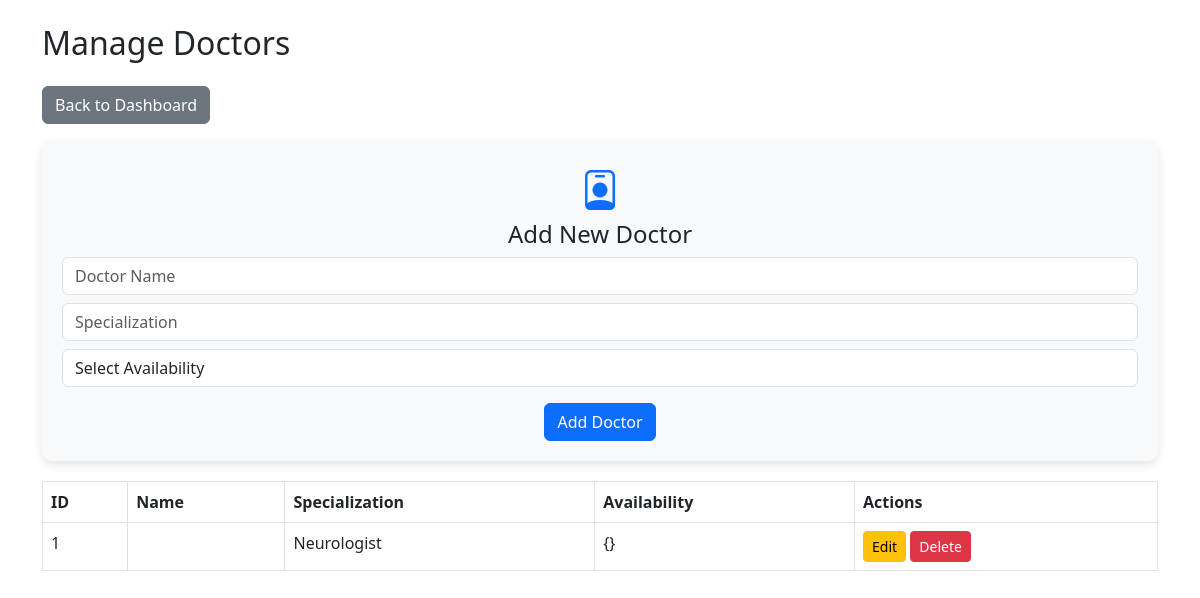
Page /admin/doctor/manage (signed in) on the earlier database version.
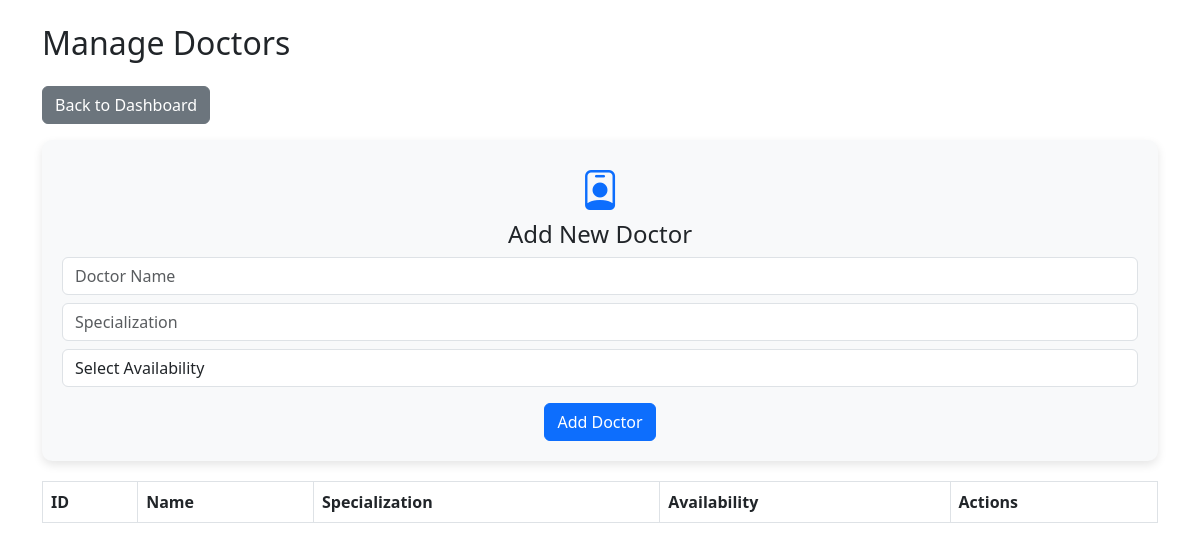
Same page on the later database version.
### app.py (models this page shows)
class DoctorProfile(db.Model):
    id = db.Column(db.Integer, primary_key=True)
    specialization = db.Column(db.String(100), nullable=False)
    availability = db.Column(db.Text, default='{}')  # JSON string
    user_id = db.Column(db.Integer, db.ForeignKey('user.id'), unique=True)

### app.py (the view)
@app.route("/admin/doctor/manage")
@login_required
def manage_doctors():
    if current_user.role != "admin":
        abort(403)
    doctors = DoctorProfile.query.all()
    return render_template("manage_doctors.html", doctors=doctors)

### app.py (called while the page is built)
@login_manager.user_loader
def load_user(user_id):
    return User.query.get(int(user_id))

@app.context_processor
def inject_user():
    return dict(current_user=current_user, now=datetime.now())

### templates/manage_doctors.html (shortened to what this page needs)
<!DOCTYPE html>
<html lang="en">
<head>
    <link href="https://cdn.jsdelivr.net/npm/bootstrap@5.3.0/dist/css/bootstrap.min.css" rel="stylesheet">
    <link href="https://cdn.jsdelivr.net/npm/bootstrap-icons@1.10.5/font/bootstrap-icons.css" rel="stylesheet">
</head>
<body>
<div class="container mt-4">
    <h2 class="mb-4">Manage Doctors</h2>
    <a href="{{ url_for('admin_dashboard') }}" class="btn btn-secondary mb-3">Back to Dashboard</a>
    <div class="dashboard-card bg-light">
        <i class="bi bi-person-badge"></i>
        <h4>Add New Doctor</h4>
        <form method="POST" action="{{ url_for('add_doctor') }}">
            <div class="mb-2">
                <input type="text" name="name" class="form-control" placeholder="Doctor Name" required>
            </div>
            <div class="mb-2">
                <input type="text" name="specialization" class="form-control" placeholder="Specialization" required>
            </div>
            <div class="mb-2">
                <select name="availability" class="form-control" required>
                    <option value="">Select Availability</option>
                </select>
            </div>
            <button type="submit" class="btn btn-primary mt-2">Add Doctor</button>
        </form>
    </div>
    <table class="table table-bordered mt-3">
        <thead>
            <tr>
                <th>ID</th><th>Name</th><th>Specialization</th><th>Availability</th><th>Actions</th>
            </tr>
        </thead>
        <tbody>
            {% for doc in doctors %}
            <tr>
                <td>{{ doc.id }}</td>
                <td>{{ doc.name }}</td>
                <td>{{ doc.specialization }}</td>
                <td>{{ doc.availability }}</td>
                <td>
                    <a href="{{ url_for('edit_doctor', doctor_id=doc.id) }}" class="btn btn-warning btn-sm">Edit</a>
                    <a href="{{ url_for('delete_doctor', doctor_id=doc.id) }}" class="btn btn-danger btn-sm"
                       onclick="return confirm('Are you sure?')">Delete</a>
                </td>
            </tr>
            {% endfor %}
        </tbody>
    </table>
</div>
</body>
</html>

Differences in the rows shown:
removed DoctorProfile: id "1", specialization "Neurologist", availability "{}"
